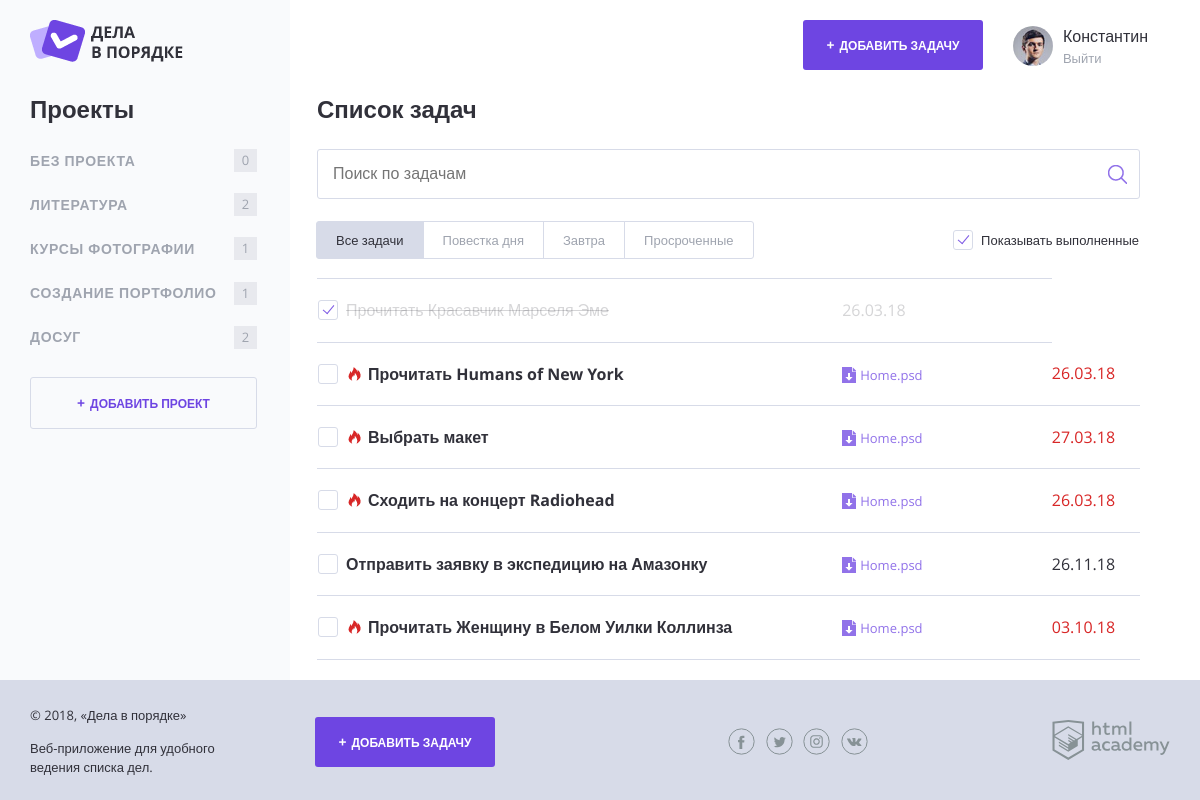
The page / on the database its author committed.
### tables this page shows
CREATE TABLE projects (
  project_id INT AUTO_INCREMENT PRIMARY KEY NOT NULL,
  title CHAR(30) NOT NULL,
  user_id INT NOT NULL
);

CREATE TABLE tasks (
  task_id INT AUTO_INCREMENT PRIMARY KEY NOT NULL,
  project_id INT,
  user_id INT NOT NULL,
  created DATETIME NOT NULL DEFAULT CURRENT_TIMESTAMP,
  completed DATETIME,
  deadline DATETIME,
  title TEXT(30) NOT NULL,
  link TEXT(300)
);

### functions.php (called while the page is built, shortened)
<?php
$show_completed_tasks = rand(0, 1);
function calculate_unsorted_tasks($tasks_array) {
  $total_tasks = 0;
  return $total_tasks;
}
function include_template($name, $data) {
  $name = 'templates/' . $name;
  extract($data);
  require_once $name;
  $result = ob_get_clean();
return $result;
}
function calculate_time_left_to_date($date) {
  $current_time = time();
  $time_to_task = strtotime($date);
  $secs_in_day = 86400;
  $time_left = $time_to_task - $current_time;
  $hours_until_end = floor($time_left / $secs_in_day) * 24;
  if ($date and $hours_until_end < 24) {
    return true;
  }
  return false;
}
function convert_time ($date) {
  if ($date) {
    $timestamp = strtotime($date);
    $mydate = date('d.m.y', $timestamp);
    return $mydate;
  }
}
function get_array_from_sql ($connect, $result) {
  mysqli_set_charset($connect, "utf8");
  $result = mysqli_query($connect, $result);
  $array = null;
  if ($result) {
    $array = mysqli_fetch_all($result, MYSQLI_ASSOC);
  }
  return $array;
}
?>

### sql-requests.php (called while the page is built, shortened)
<?php
function get_projects_array($user_id) {
    $sql_projects = "SELECT projects.title, projects.project_id, COUNT(task_id)
      AS tasks_amount
      FROM tasks
      JOIN projects
      ON tasks.project_id= projects.project_id
      WHERE projects.user_id = $user_id  GROUP BY tasks.project_id;";
    return $sql_projects;
}
function get_tasks_array ($user_id) {
  $sql_tasks = "SELECT `title`, `deadline`, `project_id`, `completed`
    FROM tasks
    WHERE user_id = $user_id";
  return $sql_tasks;
}

### templates/index.php (the view, shortened to what this page needs)
<h2 class="content__main-heading">Список задач</h2>
<form class="search-form" action="index.php" method="post">
  <input class="search-form__input" type="text" name="" value="" placeholder="Поиск по задачам">
  <input class="search-form__submit" type="submit" name="" value="Искать">
</form>
<div class="tasks-controls">
  <nav class="tasks-switch">
    <a href="/" class="tasks-switch__item tasks-switch__item--active">Все задачи</a>
    <a href="/" class="tasks-switch__item">Повестка дня</a>
    <a href="/" class="tasks-switch__item">Завтра</a>
    <a href="/" class="tasks-switch__item">Просроченные</a>
  </nav>
  <label class="checkbox">
    <span class="checkbox__text">Показывать выполненные</span>
  </label>
</div>
<table class="tasks">
  <?php foreach ($tasks as $task): ?>
    <?php if (!$task['completed']): ?>
      <tr class="tasks__item task<?php if (calculate_time_left_to_date($task['deadline'])): ?> task--important<?php endif; ?>">
        <td class="task__select">
          <label class="checkbox task__checkbox">
            <span class="checkbox__text">
              <?= htmlspecialchars($task['title']); ?></span>
          </label>
        </td>
        <td class="task__file">
          <a class="download-link" href="#">Home.psd</a>
        </td>
        <td class="task__date">
          <?= htmlspecialchars(convert_time($task['deadline'])); ?>
        </td>
      </tr>
    <?php endif; ?>
    <?php if ($task['completed'] and $show_completed_tasks): ?>
      <tr class="tasks__item task task--completed">
        <td class="task__select">
          <label class="checkbox task__checkbox">
            <span class="checkbox__text">
              <?= htmlspecialchars($task['title']); ?></span>
          </label>
        </td>
        <td class="task__date">
          <?= htmlspecialchars(convert_time($task['deadline'])); ?>
        </td>
      </tr>
    <?php endif; ?>
  <?php endforeach; ?>
</table>

### templates/layout.php (shortened to what this page needs)
<!DOCTYPE html>
<html lang="ru">
<head>
    <link rel="stylesheet" href="css/normalize.css">
    <link rel="stylesheet" href="css/style.css">
    <link rel="stylesheet" href="css/flatpickr.min.css">
</head>
<body>
<div class="page-wrapper">
    <div class="container container--with-sidebar">
        <header class="main-header">
            <a href="/">
                <img src="img/logo.png" width="153" height="42" alt="Логотип Дела в порядке">
            </a>
            <div class="main-header__side">
                <a class="main-header__side-item button button--plus open-modal" href="add.php">Добавить задачу</a>
                <div class="main-header__side-item user-menu">
                    <div class="user-menu__image">
                        <img src="img/user-pic.jpg" width="40" height="40" alt="Пользователь">
                    </div>
                    <div class="user-menu__data">
                        <p>Константин</p>
                        <a href="#">Выйти</a>
                    </div>
                </div>
            </div>
        </header>
        <div class="content">
            <section class="content__side">
                <h2 class="content__side-heading">Проекты</h2>
                <nav class="main-navigation">
                    <ul class="main-navigation__list">
                      <li class="main-navigation__list-item">
                          <a class="main-navigation__list-item-link" href="?project_id">Без проекта</a>
                          <span class="main-navigation__list-item-count"><?= calculate_unsorted_tasks($default_tasks)?></span>
                      </li>
                      <?php foreach ($projects as $project): ?>
                        <li class="main-navigation__list-item">
                            <a class="main-navigation__list-item-link" href="?project_id=<?= $project['project_id'] ?>"><?= $project['title']; ?></a>
                            <span class="main-navigation__list-item-count"><?= $project['tasks_amount'] ?></span>
                        </li>
                      <?php endforeach; ?>
                    </ul>
                </nav>
                <a class="button button--transparent button--plus content__side-button"
                   href="pages/form-project.html" target="project_add">Добавить проект</a>
            </section>
            <main class="content__main">
            <?=$content;?>
            </main>
        </div>
    </div>
</div>
<footer class="main-footer">
    <div class="container">
        <div class="main-footer__copyright">
            <p>© 2018, «Дела в порядке»</p>
            <p>Веб-приложение для удобного ведения списка дел.</p>
        </div>
        <a class="main-footer__button button button--plus" href="pages/form-task.html">Добавить задачу</a>
        <div class="main-footer__social social">
            <a class="social__link social__link--facebook" href="#">
            </a>
            <a class="social__link social__link--twitter" href="#">
            </a>
            <a class="social__link social__link--instagram" href="#">
            </a>
            <a class="social__link social__link--vkontakte" href="#">
            </a>
        </div>
        <div class="main-footer__developed-by">
            <a href="https://htmlacademy.ru/intensive/php">
                <img src="img/htmlacademy.svg" alt="HTML Academy" width="118" height="40">
            </a>
        </div>
    </div>
</footer>
</body>
</html>

### index.php
<?php
require_once('functions.php');
require_once('sql-requests.php');
$user_id = 2;
$sql_projects = get_projects_array($user_id);
$projects = get_array_from_sql($connect, $sql_projects);
$sql_tasks = get_tasks_array($user_id);
$default_tasks = get_array_from_sql($connect, $sql_tasks);
if (isset($_GET['project_id'])) {
  $filtered_project = true;
  if ($_GET['project_id']) {
    $project_id = intval($_GET['project_id']);
    $request_project = "SELECT `title`, `project_id` FROM projects WHERE project_id = $project_id";
    $filtered_project = get_array_from_sql($connect, $request_project);
  }
  if(!$filtered_project) {
    $error = http_response_code(404);
    $page_content = include_template('error.php', ['error' => $error]);
  }
  else {
    if (isset($project_id)) {
      $tasks_request = "SELECT `title`, `deadline`, `project_id`, `completed` FROM tasks WHERE project_id = $project_id";
    }
    else {
      $tasks_request = "SELECT `title`, `deadline`, `project_id`, `completed` FROM tasks WHERE project_id IS NULL";
    }
    $tasks = get_array_from_sql($connect, $tasks_request);
  }
}
else {
   $tasks = $default_tasks;
}
$page_content = include_template('index.php', [
  'tasks' => $tasks,
  'show_completed_tasks' => $show_completed_tasks,
]);
$layout_content = include_template('layout.php', [
  'content' => $page_content,
  'projects' => $projects,
  'tasks' => $tasks,
  'default_tasks' => $default_tasks,
	'title' => 'Дела в порядке - Главная страница'
]);
print($layout_content);
?>

### rows shown on the page
projects: title "ЛИТЕРАТУРА", tasks_amount "2"
projects: title "КУРСЫ ФОТОГРАФИИ", tasks_amount "1"
projects: title "СОЗДАНИЕ ПОРТФОЛИО", tasks_amount "1"
projects: title "ДОСУГ", tasks_amount "2"
tasks: title "Прочитать Красавчик Марселя Эме", deadline "26.03.18"
tasks: title "Прочитать Humans of New York", deadline "26.03.18"
tasks: title "Выбрать макет", deadline "27.03.18"
tasks: title "Сходить на концерт Radiohead", deadline "26.03.18"
tasks: title "Отправить заявку в экспедицию на Амазонку", deadline "26.11.18"
tasks: title "Прочитать Женщину в Белом Уилки Коллинза", deadline "03.10.18"

### other values the page prints
calculate_unsorted_tasks($default_tasks) "0"
